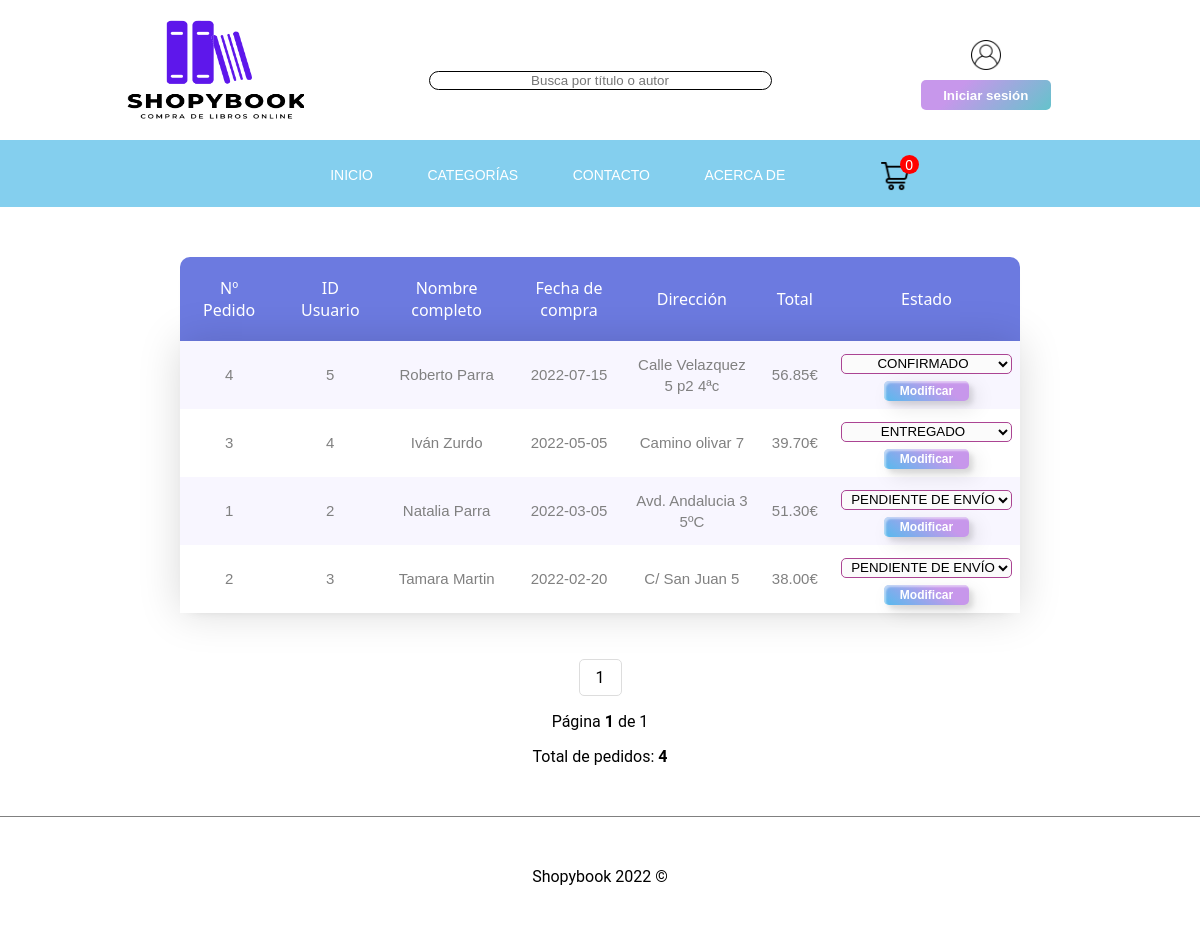
The page /pedidos.php on the database its author committed.
### tables this page shows
CREATE TABLE `pedido` (
`id` INT( 10 ) NOT NULL AUTO_INCREMENT PRIMARY KEY,
`fecha` DATE NOT NULL ,
`total` FLOAT( 10 ) NOT NULL ,
`nombre` VARCHAR( 255 ) NOT NULL ,
`apellidos` VARCHAR( 255 ) NOT NULL ,
`direccion` VARCHAR( 255 )  NOT NULL ,
`num_tarjeta` VARCHAR( 512 ) NOT NULL ,
`fecha_cad` DATE NOT NULL ,
`cvs` INT( 3 ) NOT NULL ,
`estado` VARCHAR(255) NULL,
`usuarioID` INT( 10 ) 
);

### include/DB.php (called while the page is built, shortened)
<?php
require_once('Libro.php');
require_once('Pedido.php');
class DB {
    protected static function ejecutaConsulta($sql) {
        try {
            $pdoConn = new PDO(DB_DSN, DB_USER, DB_PASSWD,
                    array(PDO::ATTR_ERRMODE => PDO::ERRMODE_EXCEPTION));
            $resultado = null;
            if (isset($pdoConn))
                $resultado = $pdoConn->query($sql);
        } catch (PDOException $e) {
            ("Error: " . $e->getMessage());
        }
        return $resultado;
    }
    public static function obtienePedidos() {
        $sql = "SELECT * FROM pedido ORDER BY fecha DESC;";
        $resultado = self::ejecutaConsulta($sql);
        $pedidos = array();
        if ($resultado) {
            $row = $resultado->fetch();
            while ($row != null) {
                $pedidos[] = new Pedido($row);
                $row = $resultado->fetch();
            }
        }
        return $pedidos;
    }
    public static function totalPedidos() {
        $sql = "SELECT COUNT(*) FROM pedido;";
        $resultado = self::ejecutaConsulta($sql);
         if (isset($resultado)) {
            $row = $resultado->fetch();
        }
        return $row;
    }
}

### include/Pedido.php (called while the page is built, shortened)
<?php
class Pedido {
    protected $id;
    protected $fecha;
    protected $total;
    protected $nombre;
    protected $direccion;
    protected $estado;
    public function getid() {return $this->id; }
    public function getfecha() {return $this->fecha; }
    public function gettotal() {return $this->total; }
    public function getnombre() {return $this->nombre; }
    public function getapellidos() {return $this->apellidos; }
    public function getdireccion() {return $this->direccion; }
    public function getestado() {return $this->estado; }
    public function getusuarioId() {return $this->usuarioId; }
    public function __construct($row) {
        $this->id = $row['id'];
        $this->fecha = $row['fecha'];
        $this->total = $row['total'];
        $this->nombre = $row['nombre'];
        $this->apellidos = $row['apellidos'];
        $this->direccion = $row['direccion'];
        $this->estado = $row['estado'];
        $this->usuarioId = $row['usuarioID'];
    }
}
?>

### pedidos.php (the view, shortened to what this page needs)
<?php
require_once 'templates/header.php';
require_once('include/DB.php');
$totalPedidos = DB::totalPedidos();
$pagina = 1;
$offset = ($pagina - 1) * 8;
$pedidos = DB::obtienePedidos($offset);
?>
<table id='tabla-pedidos'>
    <thead>
        <tr>
            <th>Nº Pedido</th>
            <th>ID Usuario</th>
            <th>Nombre completo</th>
            <th>Fecha de compra</th>
            <th>Dirección</th>
            <th>Total</th>
            <th>Estado</th>
        </tr>
    </thead>
    <tbody>
        <?php
        foreach ($pedidos as $p):
            ?>
            <tr>
                <td><?php echo $p->getid(); ?></td>
                <td><?php echo $p->getusuarioId(); ?></td>
                <td><?php echo $p->getnombre() . ' ' . $p->getapellidos(); ?></td>
                <td><?php echo $p->getfecha(); ?></td>
                <td><?php echo $p->getdireccion(); ?></td>
                <td><?php echo number_format($p->gettotal(), 2); ?>€</td>
                <td>
                    <form action='pedidos.php?id=<?php echo $p->getusuarioId(); ?>&idPedido=<?php echo $p->getid(); ?>' method='post'>
                        <select name="select" id='select-pedidos'>
                            <option value="CONFIRMADO" <?php if ($p->getestado() === 'CONFIRMADO') echo 'selected'; ?>>
                                CONFIRMADO
                            </option>
                            <option value="PENDIENTE DE ENVIO" <?php if ($p->getestado() === 'PENDIENTE DE ENVIO') echo 'selected'; ?>>
                                PENDIENTE DE ENVÍO
                            </option>
                            <option value="ENTREGADO" <?php if ($p->getestado() === 'ENTREGADO') echo 'selected'; ?>>
                                ENTREGADO
                            </option>
                        </select>
                        <div id="footer-form-pedidos">
                            <a><input type="submit" name="modificar" value="Modificar" class='modifica-estado'></a>
                        </div>
                    </form>
                </td>
            </tr>
        <?php endforeach; ?>
    </tbody>
</table>
<?php
$paginas = ceil($totalPedidos[0] / 8);
    ?>
<div class="row">
    <div>
        <ul class="pagination">
            <?php for ($x = 1; $x <= $paginas; $x++) { ?>
                <li class="<?php if ($x == $pagina) echo "active" ?>">
                    <a href="pedidos.php?pagina=<?php echo $x ?>">
                        <?php echo $x ?></a>
                </li>
            <?php } ?>
        </ul>
    </div>
    <div class="row" id="page-actual">
        <div>
            <p>Página <b><?php echo $pagina; ?></b> de <?php echo $paginas; ?> </p>
            <p>Total de pedidos: <b> <?php echo $totalPedidos[0]; ?></b></p>
        </div>
    </div>
</div>
<?php require_once 'templates/footer.php'; ?>

### css/style.css (style rules this page uses)
html { min-height: 100%; position: relative; }
body { overflow-x: hidden; height: 100%; margin: 0; font-family: Work Sans,Source Sans Pro,Roboto,Helvetica Neue,Arial,sans-serif, arial; }

### css/libros.css (style rules this page uses)
table { margin: 0 auto; margin-bottom: 30px; font-size:12px; width:70%; border-collapse: collapse; text-align: center; background: #fff; box-shadow: 0 5px 12px -12px rgb(0 0 0 / 29%); font-family: "Source Serif Pro",Source Sans Pro,Segoe UI,Roboto,Helvetica Neue,Arial,sans-serif; }
#tabla-pedidos { margin-top: 50px; }
tbody { box-shadow: 0 0px 40px 0px rgb(0 0 0 / 15%); }
table thead tr th { background: #6c7ae0; border: none; font-size: 1rem; font-weight: 500; color: #fff; padding: 20px; }
table th:first-child { border-radius: 10px 0px 0px 0px; }
table th:last-child { border-radius: 0px 10px 0px 0px; }
table tr:nth-child(odd) { background-color: #f8f6ff ; }
table td { border-width: 1px; padding: 8px; font-family: sans-serif; font-size: 15px; color: #808080; line-height: 1.4; }
.row { margin: 0 auto; text-align: center; }
#page-actual { margin-top: -20px; }
ul.pagination { display: inline-block; padding: 0; }
ul.pagination li { display: inline; }
ul.pagination li a { color: black; float: left; padding: 8px 16px; text-decoration: none; transition: background-color .3s; border: 1px solid #ddd; }
.pagination li:first-child a { border-top-left-radius: 5px; border-bottom-left-radius: 5px; }
.pagination li:last-child a { border-top-right-radius: 5px; border-bottom-right-radius: 5px; }
.modifica-estado { min-width: 85px; height: 20px; color: #fff; font-weight: bold; cursor: pointer; transition: all 0.3s ease; border-radius: 5px; border: none; box-shadow:inset 2px 2px 2px 0px rgba(255,255,255,.5), 7px 7px 20px 0px rgba(0,0,0,.1), 4px 4px 5px 0px rgba(0,0,0,.1); background-image: linear-gradient(35deg, #56baed 0%, #c797eb 70%); font-size: .75rem; }
#select-pedidos { background-color: #fbfbfb; height: 20px; border-radius: 5px; border-style: solid; border-width: 1px; border-color: #ab4493; margin-top: 5px; padding-left: 5px; margin-bottom: 5px; text-align: center; }

### rows shown on the page
pedido: id "4", usuarioID "5", nombre "Roberto", apellidos "Parra", fecha "2022-07-15", direccion "Calle Velazquez 5 p2 4ªc", total "56.85", select "CONFIRMADO"
pedido: id "3", usuarioID "4", nombre "Iván", apellidos "Zurdo", fecha "2022-05-05", direccion "Camino olivar 7", total "39.70", select "ENTREGADO"
pedido: id "1", usuarioID "2", nombre "Natalia", apellidos "Parra", fecha "2022-03-05", direccion "Avd. Andalucia 3 5ºC", total "51.30", select "PENDIENTE DE ENVÍO"
pedido: id "2", usuarioID "3", nombre "Tamara", apellidos "Martin", fecha "2022-02-20", direccion "C/ San Juan 5", total "38.00", select "PENDIENTE DE ENVÍO"

### other values the page prints
$result "0"
$pagina "1"
$paginas "1"
$totalPedidos[0] "4"
